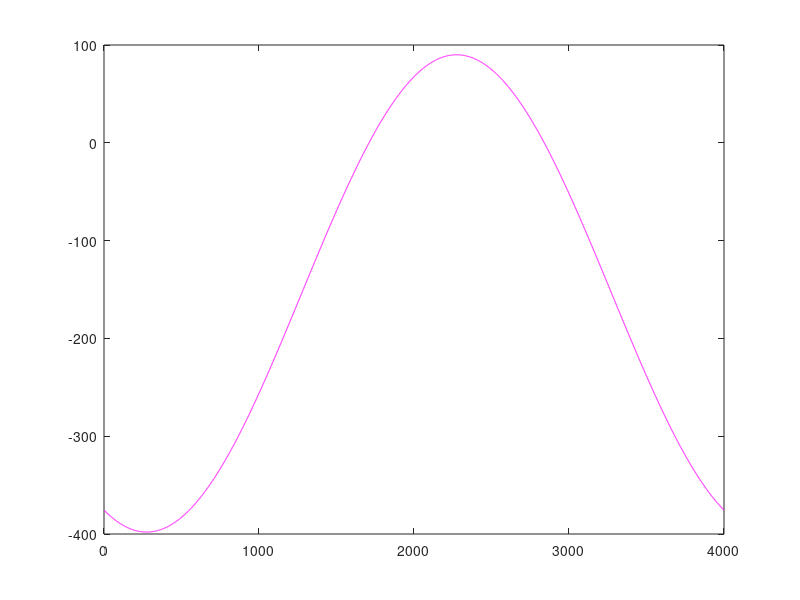

The MATLAB script that drew this image:
%PlotAdHocSineWave.m

%one cycle assumed
tend=4000;
t=1:tend;
peakX=2275;
Amp=(92- -396)/2;
DC=-154;

plot( DC + Amp*cos( 2*pi* (t-peakX)/tend ) ,'m')